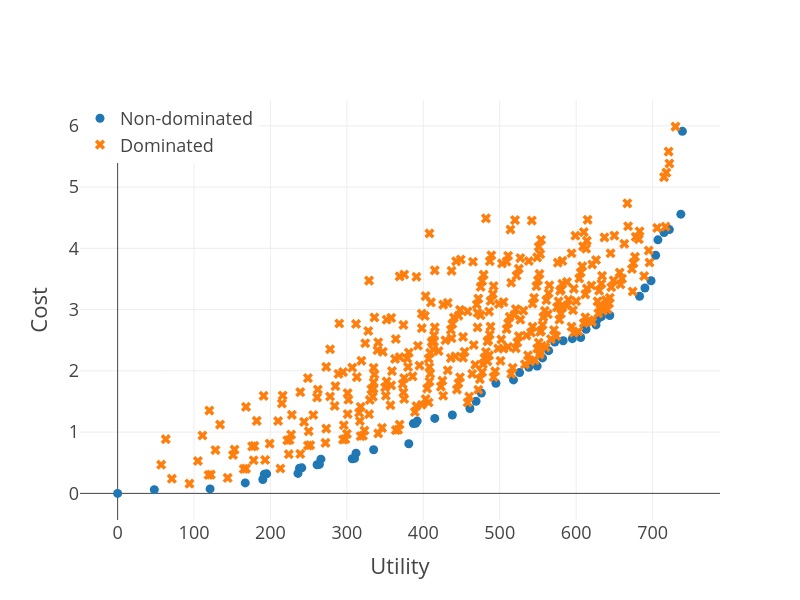

Write notebook code for a chart like this one.
### Code cell
draw_pareto_frontier(P_fe, D_all_fe)

### Figure 1 — Plotly figure (JSON) as saved in the notebook; plotly's stock layout.template omitted (floating-point values rounded to 4 significant figures; data arrays with more than 128 entries replaced by an {"elided": "..."} marker saying what was removed)
{"data": [{"mode": "markers", "name": "Non-dominated", "type": "scatter", "x": [0, 48, 121, 192, 167, 238, 195, 266, 241, 312, 190, 261, 236, 307, 264, 335, 392, 310, 381, 438, 415, 476, 387, 390, 461, 518, 495, 538, 595, 572, 556, 613, 707, 633, 690, 469, 526, 564, 715, 704, 698, 737, 739, 549, 606, 583, 628, 626, 683, 722, 644], "y": [0, 0.06036, 0.07286, 0.3126, 0.1713, 0.411, 0.3185, 0.5583, 0.417, 0.6567, 0.227, 0.4667, 0.3254, 0.5652, 0.4726, 0.7124, 1.18, 0.5711, 0.8108, 1.279, 1.224, 1.638, 1.139, 1.145, 1.385, 1.853, 1.798, 2.058, 2.526, 2.471, 2.212, 2.68, 4.139, 2.885, 3.353, 1.504, 1.971, 2.33, 4.257, 3.888, 3.471, 4.559, 5.911, 2.078, 2.546, 2.491, 2.847, 2.751, 3.219, 4.306, 2.905]}, {"marker": {"symbol": "x"}, "mode": "markers", "name": "Dominated", "type": "scatter", "x": {"elided": "343 int values"}, "y": {"elided": "343 float values"}}], "layout": {"height": 600, "legend": {"x": 0, "y": 1}, "width": 800, "xaxis": {"title": {"text": "Utility"}}, "yaxis": {"title": {"text": "Cost"}}}}
